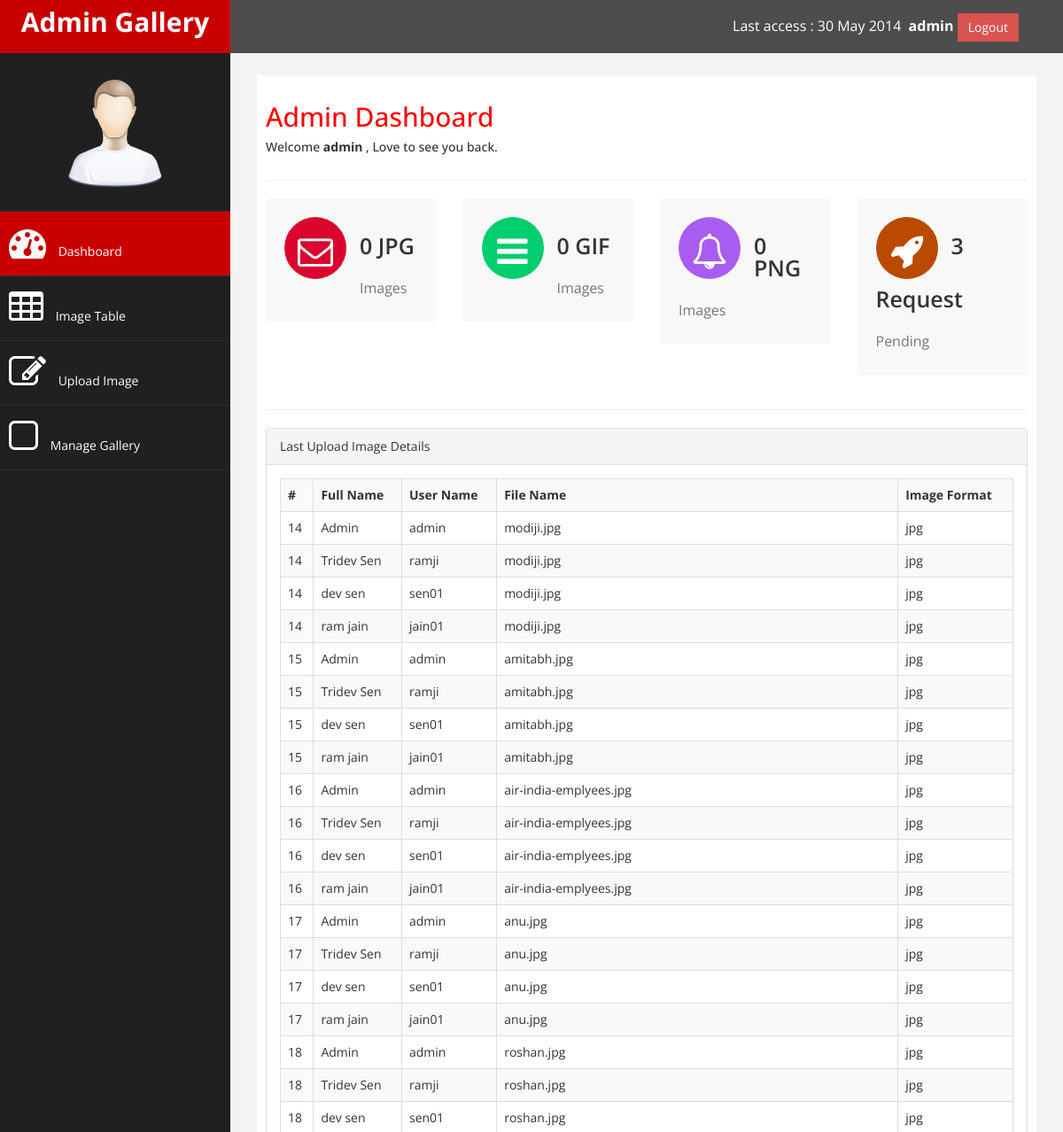
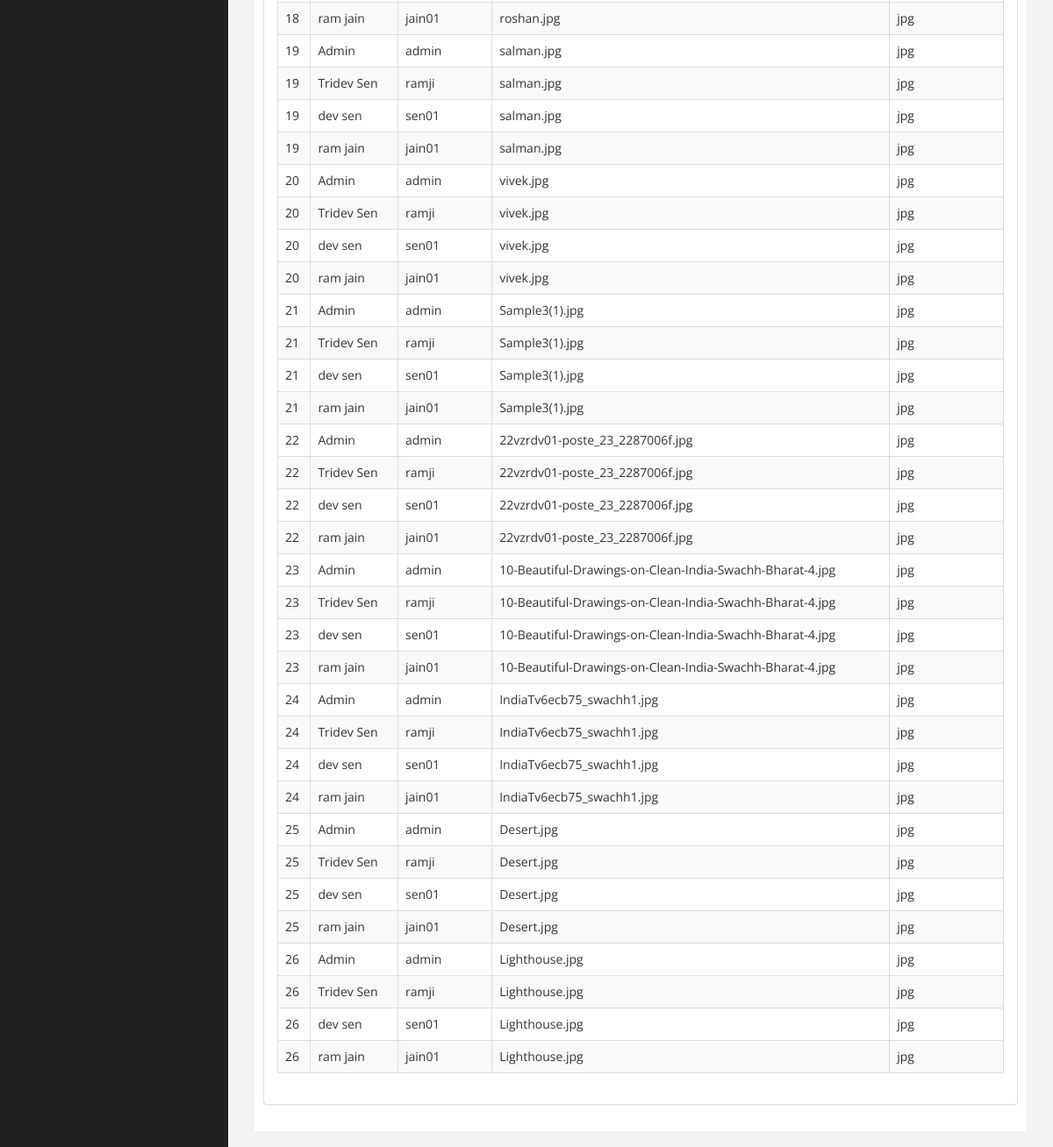
/adminpanel.php (signed in), run on the app's committed database (2 pictures, top to bottom).
### tables this page shows
CREATE TABLE `image_upload` (
  `id` int(4) NOT NULL,
  `file` varchar(255) NOT NULL,
  `Img_Format` text NOT NULL
);

CREATE TABLE `users` (
  `user_id` int(4) NOT NULL,
  `name` varchar(30) NOT NULL,
  `pw` varchar(40) NOT NULL,
  `fullname` varchar(255) NOT NULL,
  `email` varchar(255) NOT NULL
);

### adminpanel.php (the view, shortened to what this page needs)
<?php include 'header.php' ?>
        <div id="page-wrapper" >
            <div id="page-inner">
                <div class="row">
                    <div class="col-md-12">
                     <h2>Admin Dashboard</h2>
                        <h5>Welcome <b><?php echo $_SESSION['username'] ?> </b>, Love to see you back. </h5>
                    </div>
                </div>
                  <hr />
                <div class="row">
                <div class="col-md-3 col-sm-6 col-xs-6">
			<div class="panel panel-back noti-box">
                <span class="icon-box bg-color-red set-icon">
                    <i class="fa fa-envelope-o"></i>
                </span>
                <div class="text-box" >
                    <p class="main-text">0 JPG</p>
                    <p class="text-muted">Images</p>
                </div>
             </div>
		     </div>
                    <div class="col-md-3 col-sm-6 col-xs-6">
			<div class="panel panel-back noti-box">
                <span class="icon-box bg-color-green set-icon">
                    <i class="fa fa-bars"></i>
                </span>
                <div class="text-box" >
                    <p class="main-text">0 GIF</p>
                    <p class="text-muted">Images</p>
                </div>
             </div>
		     </div>
                    <div class="col-md-3 col-sm-6 col-xs-6">
			<div class="panel panel-back noti-box">
                <span class="icon-box bg-color-blue set-icon">
                    <i class="fa fa-bell-o"></i>
                </span>
                <div class="text-box" >
                    <p class="main-text">0 PNG</p>
                    <p class="text-muted">Images</p>
                </div>
             </div>
		     </div>
                    <div class="col-md-3 col-sm-6 col-xs-6">
			<div class="panel panel-back noti-box">
                <span class="icon-box bg-color-brown set-icon">
                    <i class="fa fa-rocket"></i>
                </span>
                <div class="text-box" >
                    <p class="main-text">3 Request</p>
                    <p class="text-muted">Pending</p>
                </div>
             </div>
		     </div>
			</div>
                <hr />
                <div class="row" >
                    <div class="col-md-12 col-sm-12 col-xs-12">
                    <div class="panel panel-default">
                        <div class="panel-heading">
                           Last Upload Image Details
                        </div>
                        <div class="panel-body">
                            <div class="table-responsive">
    <?php
        $result = mysqli_query($con, "SELECT image_upload.id,users.fullname,users.name,image_upload.file,image_upload.Img_Format FROM image_upload inner join users ");
    ?>
        <table class="table table-striped table-bordered table-hover">
         <tr>
            <th>#</th>
            <th>Full Name</th>
            <th>User Name</th>
             <th>File Name</th>
             <th>Image Format</th>
        </tr>
    <?php
        while($row = mysqli_fetch_array($result)){
    ?>
        <tr><td> <?php echo $row['id'] ?> </td><td> <?php echo $row['fullname'] ?> </td><td> <?php echo $row['name']  ?> </td><td> <?php  echo $row['file']  ?> </td><td> <?php  echo $row['Img_Format']  ?> </td></tr>
    <?php
        }
    ?>
        </table>
                            </div>
                        </div>
                    </div>
                    </div>
                </div>
    </div>
            </div>
        </div>
</body>
</html>

### assets/css/custom.css (style rules this page uses)
body { font-family: 'Open Sans', sans-serif; }
#page-wrapper { padding: 15px 15px; min-height: 600px; background:#F3F3F3; }
#page-inner { width:100%; margin:10px 20px 10px 0px; background-color:#fff!important; padding:10px; min-height:1200px; }
h2 { color: #f00; }
p { font-size:16px; line-height:25px; padding-top:20px; }
.panel-back { background-color:#F8F8F8; }
.noti-box { min-height: 100px; padding: 20px; }
.noti-box .icon-box { display: block; float: left; margin: 0 15px 10px 0; width: 70px; height: 70px; line-height: 75px; vertical-align: middle; text-align: center; font-size: 40px; }
.text-box p { margin: 0 0 3px; }
.main-text { font-size: 25px; font-weight:600; }
.set-icon { -webkit-border-radius: 50px; -moz-border-radius: 50px; border-radius: 50px; }
.bg-color-green { background-color: #00CE6F; color: #fff; }
.bg-color-blue { background-color: #A95DF0; color: #fff; }
.bg-color-red { background-color: #DB0630; color: #fff; }
.bg-color-brown { background-color: #B94A00; color: #fff; }
@media (min-width:768px) { #page-wrapper { margin: 0 0 0 260px; padding: 15px 30px; min-height: 1200px; } }

### data on the page
image_upload: id "14", users.fullname "Admin", users.name "admin", file "modiji.jpg", Img_Format "jpg", users.fullname "Tridev Sen", users.name "ramji", users.fullname "dev sen", users.name "sen01", users.fullname "ram jain", users.name "jain01"
image_upload: id "15", users.fullname "Admin", users.name "admin", file "amitabh.jpg", Img_Format "jpg", users.fullname "Tridev Sen", users.name "ramji", users.fullname "dev sen", users.name "sen01", users.fullname "ram jain", users.name "jain01"
image_upload: id "16", users.fullname "Admin", users.name "admin", file "air-india-emplyees.jpg", Img_Format "jpg", users.fullname "Tridev Sen", users.name "ramji", users.fullname "dev sen", users.name "sen01", users.fullname "ram jain", users.name "jain01"
image_upload: id "17", users.fullname "Admin", users.name "admin", file "anu.jpg", Img_Format "jpg", users.fullname "Tridev Sen", users.name "ramji", users.fullname "dev sen", users.name "sen01", users.fullname "ram jain", users.name "jain01"
image_upload: id "18", users.fullname "Admin", users.name "admin", file "roshan.jpg", Img_Format "jpg", users.fullname "Tridev Sen", users.name "ramji", users.fullname "dev sen", users.name "sen01", users.fullname "ram jain", users.name "jain01"
image_upload: id "19", users.fullname "Admin", users.name "admin", file "salman.jpg", Img_Format "jpg", users.fullname "Tridev Sen", users.name "ramji", users.fullname "dev sen", users.name "sen01", users.fullname "ram jain", users.name "jain01"
image_upload: id "20", users.fullname "Admin", users.name "admin", file "vivek.jpg", Img_Format "jpg", users.fullname "Tridev Sen", users.name "ramji", users.fullname "dev sen", users.name "sen01", users.fullname "ram jain", users.name "jain01"
image_upload: id "21", users.fullname "Admin", users.name "admin", file "Sample3(1).jpg", Img_Format "jpg", users.fullname "Tridev Sen", users.name "ramji", users.fullname "dev sen", users.name "sen01", users.fullname "ram jain", users.name "jain01"
image_upload: id "22", users.fullname "Admin", users.name "admin", file "22vzrdv01-poste_23_2287006f.jpg", Img_Format "jpg", users.fullname "Tridev Sen", users.name "ramji", users.fullname "dev sen", users.name "sen01", users.fullname "ram jain", users.name "jain01"
image_upload: id "23", users.fullname "Admin", users.name "admin", file "10-Beautiful-Drawings-on-Clean-India-Swachh-Bharat-4.jpg", Img_Format "jpg", users.fullname "Tridev Sen", users.name "ramji", users.fullname "dev sen", users.name "sen01", users.fullname "ram jain", users.name "jain01"
image_upload: id "24", users.fullname "Admin", users.name "admin", file "IndiaTv6ecb75_swachh1.jpg", Img_Format "jpg", users.fullname "Tridev Sen", users.name "ramji", users.fullname "dev sen", users.name "sen01", users.fullname "ram jain", users.name "jain01"
image_upload: id "25", users.fullname "Admin", users.name "admin", file "Desert.jpg", Img_Format "jpg", users.fullname "Tridev Sen", users.name "ramji", users.fullname "dev sen", users.name "sen01", users.fullname "ram jain", users.name "jain01"
image_upload: id "26", users.fullname "Admin", users.name "admin", file "Lighthouse.jpg", Img_Format "jpg", users.fullname "Tridev Sen", users.name "ramji", users.fullname "dev sen", users.name "sen01", users.fullname "ram jain", users.name "jain01"

### other printed values
$_SESSION['username'] "admin"
